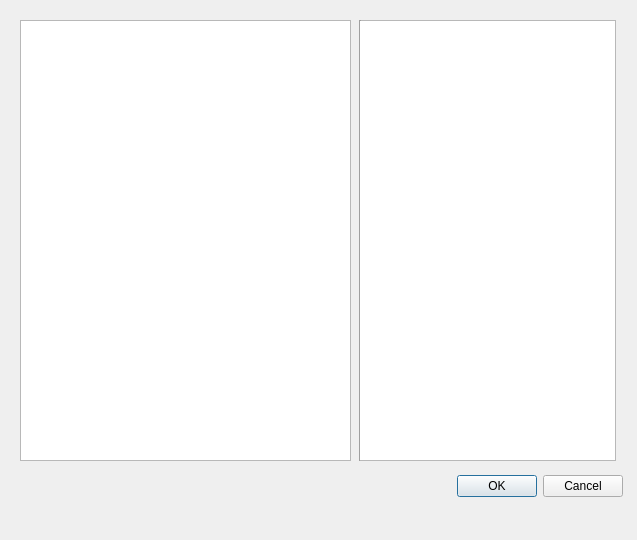
<?xml version="1.0" encoding="UTF-8"?>
<ui version="4.0">
 <class>File</class>
 <widget class="QDialog" name="File">
  <property name="geometry">
   <rect>
    <x>0</x>
    <y>0</y>
    <width>637</width>
    <height>540</height>
   </rect>
  </property>
  <property name="windowTitle">
   <string>文件树</string>
  </property>
  <widget class="QTreeView" name="treeView">
   <property name="geometry">
    <rect>
     <x>20</x>
     <y>20</y>
     <width>331</width>
     <height>441</height>
    </rect>
   </property>
  </widget>
  <widget class="QTextBrowser" name="textBrowser">
   <property name="geometry">
    <rect>
     <x>360</x>
     <y>20</y>
     <width>256</width>
     <height>441</height>
    </rect>
   </property>
  </widget>
  <widget class="Line" name="line">
   <property name="geometry">
    <rect>
     <x>340</x>
     <y>20</y>
     <width>41</width>
     <height>441</height>
    </rect>
   </property>
   <property name="orientation">
    <enum>Qt::Orientation::Vertical</enum>
   </property>
  </widget>
  <widget class="QDialogButtonBox" name="buttonBox">
   <property name="geometry">
    <rect>
     <x>430</x>
     <y>470</y>
     <width>193</width>
     <height>32</height>
    </rect>
   </property>
   <property name="standardButtons">
    <set>QDialogButtonBox::StandardButton::Cancel|QDialogButtonBox::StandardButton::Ok</set>
   </property>
  </widget>
 </widget>
 <resources/>
 <connections/>
</ui>
